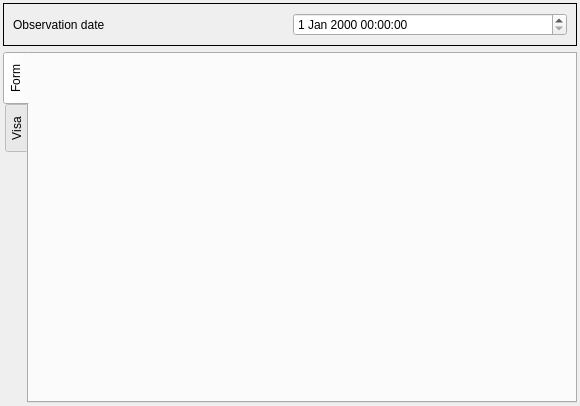
<?xml version="1.0" encoding="UTF-8"?>
<ui version="4.0">
 <class>Form_base3_cs</class>
 <widget class="QWidget" name="Form_base3_cs">
  <property name="geometry">
   <rect>
    <x>0</x>
    <y>0</y>
    <width>580</width>
    <height>406</height>
   </rect>
  </property>
  <property name="contextMenuPolicy">
   <enum>Qt::PreventContextMenu</enum>
  </property>
  <property name="windowTitle">
   <string>Form</string>
  </property>
  <layout class="QVBoxLayout" name="verticalLayout_20">
   <property name="leftMargin">
    <number>3</number>
   </property>
   <property name="topMargin">
    <number>3</number>
   </property>
   <property name="rightMargin">
    <number>3</number>
   </property>
   <property name="bottomMargin">
    <number>3</number>
   </property>
   <item>
    <widget class="QFrame" name="frame_4">
     <property name="frameShape">
      <enum>QFrame::Box</enum>
     </property>
     <layout class="QGridLayout" name="gridLayout_12">
      <item row="0" column="0">
       <widget class="QLabel" name="label_25">
        <property name="text">
         <string>Observation date</string>
        </property>
       </widget>
      </item>
      <item row="0" column="1">
       <widget class="QDateTimeEdit" name="dateTimeEdit_datetimeobservation"/>
      </item>
     </layout>
    </widget>
   </item>
   <item>
    <widget class="QTabWidget" name="tabWidget_formvisa">
     <property name="tabPosition">
      <enum>QTabWidget::West</enum>
     </property>
     <property name="currentIndex">
      <number>0</number>
     </property>
     <widget class="QWidget" name="tab_15">
      <attribute name="title">
       <string comment="intab">Form</string>
      </attribute>
      <layout class="QVBoxLayout" name="verticalLayout_18">
       <property name="leftMargin">
        <number>0</number>
       </property>
       <property name="topMargin">
        <number>0</number>
       </property>
       <property name="rightMargin">
        <number>0</number>
       </property>
       <property name="bottomMargin">
        <number>0</number>
       </property>
       <item>
        <widget class="QStackedWidget" name="stackedWidget_2">
         <property name="currentIndex">
          <number>0</number>
         </property>
         <widget class="QWidget" name="NCA">
          <layout class="QVBoxLayout" name="verticalLayout_3"/>
         </widget>
         <widget class="QWidget" name="NCB">
          <layout class="QVBoxLayout" name="verticalLayout_4">
           <item>
            <widget class="QGroupBox" name="groupBox_2">
             <property name="title">
              <string>Validation</string>
             </property>
             <layout class="QGridLayout" name="gridLayout_5">
              <item row="0" column="0">
               <widget class="QLabel" name="label_11">
                <property name="text">
                 <string>Project manager validation</string>
                </property>
                <property name="wordWrap">
                 <bool>true</bool>
                </property>
               </widget>
              </item>
              <item row="0" column="1">
               <widget class="QComboBox" name="comboBox_acceptation"/>
              </item>
              <item row="1" column="0">
               <widget class="QLabel" name="label_12">
                <property name="text">
                 <string>Target date</string>
                </property>
                <property name="wordWrap">
                 <bool>true</bool>
                </property>
               </widget>
              </item>
              <item row="1" column="1">
               <widget class="QDateEdit" name="dateEdit_datecible">
                <property name="calendarPopup">
                 <bool>true</bool>
                </property>
               </widget>
              </item>
              <item row="2" column="0">
               <widget class="QLabel" name="label_14">
                <property name="text">
                 <string>Person in charge</string>
                </property>
                <property name="wordWrap">
                 <bool>true</bool>
                </property>
               </widget>
              </item>
              <item row="2" column="1">
               <widget class="QFrame" name="frame_choisresp">
                <property name="frameShape">
                 <enum>QFrame::StyledPanel</enum>
                </property>
                <property name="frameShadow">
                 <enum>QFrame::Raised</enum>
                </property>
                <layout class="QVBoxLayout" name="verticalLayout_15"/>
               </widget>
              </item>
              <item row="3" column="0">
               <widget class="QLabel" name="label_13">
                <property name="text">
                 <string>Comments</string>
                </property>
                <property name="wordWrap">
                 <bool>true</bool>
                </property>
               </widget>
              </item>
              <item row="3" column="1">
               <widget class="QTextBrowser" name="textBrowser_ncbobs">
                <property name="readOnly">
                 <bool>false</bool>
                </property>
               </widget>
              </item>
             </layout>
            </widget>
           </item>
          </layout>
         </widget>
         <widget class="QWidget" name="NCC">
          <layout class="QGridLayout" name="gridLayout_9">
           <item row="1" column="1">
            <widget class="QTextBrowser" name="textBrowser_etatverif">
             <property name="readOnly">
              <bool>false</bool>
             </property>
            </widget>
           </item>
           <item row="1" column="0">
            <widget class="QLabel" name="label_16">
             <property name="text">
              <string>Comments</string>
             </property>
            </widget>
           </item>
           <item row="0" column="1">
            <widget class="QComboBox" name="comboBox_etatverif"/>
           </item>
           <item row="0" column="0">
            <widget class="QLabel" name="label_15">
             <property name="text">
              <string>Checked</string>
             </property>
            </widget>
           </item>
          </layout>
         </widget>
         <widget class="QWidget" name="NCD">
          <layout class="QGridLayout" name="gridLayout_8">
           <item row="0" column="0">
            <widget class="QLabel" name="label_18">
             <property name="text">
              <string>Reservation removal</string>
             </property>
             <property name="wordWrap">
              <bool>true</bool>
             </property>
            </widget>
           </item>
           <item row="0" column="1">
            <widget class="QComboBox" name="comboBox_leveres"/>
           </item>
           <item row="1" column="0">
            <widget class="QLabel" name="label_19">
             <property name="text">
              <string>Comments</string>
             </property>
             <property name="wordWrap">
              <bool>true</bool>
             </property>
            </widget>
           </item>
           <item row="1" column="1">
            <widget class="QTextBrowser" name="textBrowser_leveres">
             <property name="readOnly">
              <bool>false</bool>
             </property>
            </widget>
           </item>
          </layout>
         </widget>
         <widget class="QWidget" name="NCE">
          <layout class="QGridLayout" name="gridLayout_11">
           <item row="0" column="0">
            <widget class="QLabel" name="label_20">
             <property name="text">
              <string>Corrective action</string>
             </property>
             <property name="wordWrap">
              <bool>true</bool>
             </property>
            </widget>
           </item>
           <item row="0" column="1">
            <widget class="QComboBox" name="comboBox_actioncorr"/>
           </item>
           <item row="1" column="0">
            <widget class="QLabel" name="label_21">
             <property name="text">
              <string>Comments</string>
             </property>
             <property name="wordWrap">
              <bool>true</bool>
             </property>
            </widget>
           </item>
           <item row="1" column="1">
            <widget class="QTextBrowser" name="textBrowser_actioncorr">
             <property name="readOnly">
              <bool>false</bool>
             </property>
            </widget>
           </item>
          </layout>
         </widget>
         <widget class="QWidget" name="PVA">
          <layout class="QVBoxLayout" name="verticalLayout">
           <item>
            <widget class="QTabWidget" name="tabWidget_pvmisedispo">
             <property name="currentIndex">
              <number>0</number>
             </property>
             <widget class="QWidget" name="tab_17">
              <attribute name="title">
               <string>Comments</string>
              </attribute>
              <layout class="QGridLayout" name="gridLayout_13">
               <item row="0" column="0">
                <widget class="QLabel" name="label_22">
                 <property name="text">
                  <string>Restitution date</string>
                 </property>
                </widget>
               </item>
               <item row="1" column="0">
                <widget class="QLabel" name="label_23">
                 <property name="text">
                  <string>Comments</string>
                 </property>
                </widget>
               </item>
               <item row="1" column="1">
                <widget class="QTextBrowser" name="textBrowser_pva">
                 <property name="readOnly">
                  <bool>false</bool>
                 </property>
                </widget>
               </item>
               <item row="0" column="1">
                <widget class="QDateTimeEdit" name="dateTimeEdit_pva">
                 <property name="calendarPopup">
                  <bool>true</bool>
                 </property>
                </widget>
               </item>
              </layout>
             </widget>
             <widget class="QWidget" name="tab_7">
              <attribute name="title">
               <string>Outgoing society</string>
              </attribute>
              <layout class="QVBoxLayout" name="verticalLayout_23" stretch="1,10">
               <item>
                <widget class="QGroupBox" name="groupBox_10">
                 <property name="title">
                  <string>Delivery</string>
                 </property>
                 <layout class="QGridLayout" name="gridLayout_14" columnstretch="1,10">
                  <item row="0" column="0">
                   <widget class="QLabel" name="label_26">
                    <property name="text">
                     <string>Delivery ref</string>
                    </property>
                   </widget>
                  </item>
                  <item row="0" column="1">
                   <widget class="QFrame" name="frame_entocc_marche">
                    <property name="frameShape">
                     <enum>QFrame::StyledPanel</enum>
                    </property>
                    <property name="frameShadow">
                     <enum>QFrame::Raised</enum>
                    </property>
                    <layout class="QVBoxLayout" name="verticalLayout_13">
                     <property name="leftMargin">
                      <number>0</number>
                     </property>
                     <property name="topMargin">
                      <number>0</number>
                     </property>
                     <property name="rightMargin">
                      <number>0</number>
                     </property>
                     <property name="bottomMargin">
                      <number>0</number>
                     </property>
                    </layout>
                   </widget>
                  </item>
                 </layout>
                </widget>
               </item>
               <item>
                <widget class="QGroupBox" name="groupBox_entocc_sign">
                 <property name="title">
                  <string>Signature</string>
                 </property>
                 <layout class="QVBoxLayout" name="verticalLayout_32"/>
                </widget>
               </item>
              </layout>
             </widget>
             <widget class="QWidget" name="tab_10">
              <attribute name="title">
               <string>Incoming society</string>
              </attribute>
              <layout class="QVBoxLayout" name="verticalLayout_22" stretch="1,10">
               <item>
                <widget class="QGroupBox" name="groupBox_9">
                 <property name="title">
                  <string>Delivery</string>
                 </property>
                 <layout class="QGridLayout" name="gridLayout_6" columnstretch="1,10">
                  <item row="0" column="0">
                   <widget class="QLabel" name="label_24">
                    <property name="text">
                     <string>Delivery ref</string>
                    </property>
                   </widget>
                  </item>
                  <item row="0" column="1">
                   <widget class="QFrame" name="frame_entpren_marche">
                    <property name="frameShape">
                     <enum>QFrame::StyledPanel</enum>
                    </property>
                    <property name="frameShadow">
                     <enum>QFrame::Raised</enum>
                    </property>
                    <layout class="QVBoxLayout" name="verticalLayout_14">
                     <property name="leftMargin">
                      <number>0</number>
                     </property>
                     <property name="topMargin">
                      <number>0</number>
                     </property>
                     <property name="rightMargin">
                      <number>0</number>
                     </property>
                     <property name="bottomMargin">
                      <number>0</number>
                     </property>
                    </layout>
                   </widget>
                  </item>
                 </layout>
                </widget>
               </item>
               <item>
                <widget class="QGroupBox" name="groupBox_entpren_sign">
                 <property name="title">
                  <string>Signature</string>
                 </property>
                 <layout class="QVBoxLayout" name="verticalLayout_27"/>
                </widget>
               </item>
              </layout>
             </widget>
            </widget>
           </item>
          </layout>
         </widget>
         <widget class="QWidget" name="page_4">
          <layout class="QVBoxLayout" name="verticalLayout_7">
           <item>
            <widget class="QScrollArea" name="scrollArea">
             <property name="widgetResizable">
              <bool>true</bool>
             </property>
             <widget class="QWidget" name="scrollAreaWidgetContents">
              <property name="geometry">
               <rect>
                <x>0</x>
                <y>0</y>
                <width>229</width>
                <height>362</height>
               </rect>
              </property>
              <layout class="QVBoxLayout" name="verticalLayout_8">
               <item>
                <widget class="QFrame" name="frame">
                 <property name="frameShape">
                  <enum>QFrame::StyledPanel</enum>
                 </property>
                 <property name="frameShadow">
                  <enum>QFrame::Raised</enum>
                 </property>
                 <layout class="QGridLayout" name="gridLayout_3">
                  <item row="0" column="0">
                   <widget class="QLabel" name="label">
                    <property name="text">
                     <string>Date</string>
                    </property>
                   </widget>
                  </item>
                  <item row="1" column="0">
                   <widget class="QLabel" name="label_5">
                    <property name="text">
                     <string>Urgence</string>
                    </property>
                   </widget>
                  </item>
                  <item row="1" column="1">
                   <widget class="QComboBox" name="comboBox_urgence"/>
                  </item>
                  <item row="0" column="1">
                   <widget class="QDateTimeEdit" name="dateTimeEdit">
                    <property name="calendarPopup">
                     <bool>true</bool>
                    </property>
                   </widget>
                  </item>
                 </layout>
                </widget>
               </item>
               <item>
                <widget class="QStackedWidget" name="stackedWidget">
                 <property name="currentIndex">
                  <number>0</number>
                 </property>
                 <widget class="QWidget" name="page">
                  <layout class="QGridLayout" name="gridLayout" columnstretch="1,5,1">
                   <item row="5" column="0">
                    <widget class="QLabel" name="label_6">
                     <property name="text">
                      <string>Evolution</string>
                     </property>
                    </widget>
                   </item>
                   <item row="1" column="0">
                    <widget class="QLabel" name="label_2">
                     <property name="text">
                      <string>Nombre</string>
                     </property>
                    </widget>
                   </item>
                   <item row="1" column="1">
                    <widget class="QSpinBox" name="spinBox_nombre">
                     <property name="minimum">
                      <number>-1</number>
                     </property>
                    </widget>
                   </item>
                   <item row="3" column="0">
                    <widget class="QLabel" name="label_7">
                     <property name="text">
                      <string>Commentaire</string>
                     </property>
                    </widget>
                   </item>
                   <item row="1" column="2">
                    <widget class="QToolButton" name="toolButton_calc_nb">
                     <property name="text">
                      <string/>
                     </property>
                     <property name="icon">
                      <iconset>
                       <normaloff>:/plugins/Lamia/icons/numpad.png</normaloff>:/plugins/Lamia/icons/numpad.png</iconset>
                     </property>
                    </widget>
                   </item>
                   <item row="3" column="1" colspan="2">
                    <widget class="QTextEdit" name="textEdit_comm">
                     <property name="sizePolicy">
                      <sizepolicy hsizetype="Expanding" vsizetype="Expanding">
                       <horstretch>0</horstretch>
                       <verstretch>0</verstretch>
                      </sizepolicy>
                     </property>
                     <property name="maximumSize">
                      <size>
                       <width>16777215</width>
                       <height>40</height>
                      </size>
                     </property>
                    </widget>
                   </item>
                   <item row="5" column="1" colspan="2">
                    <widget class="QTextEdit" name="textEdit_evolution">
                     <property name="sizePolicy">
                      <sizepolicy hsizetype="Expanding" vsizetype="Expanding">
                       <horstretch>0</horstretch>
                       <verstretch>0</verstretch>
                      </sizepolicy>
                     </property>
                     <property name="maximumSize">
                      <size>
                       <width>16777215</width>
                       <height>40</height>
                      </size>
                     </property>
                    </widget>
                   </item>
                  </layout>
                 </widget>
                 <widget class="QWidget" name="page_2">
                  <layout class="QGridLayout" name="gridLayout_2">
                   <item row="0" column="0">
                    <widget class="QLabel" name="label_3">
                     <property name="text">
                      <string>NOD</string>
                     </property>
                    </widget>
                   </item>
                   <item row="1" column="1">
                    <spacer name="verticalSpacer_2">
                     <property name="orientation">
                      <enum>Qt::Vertical</enum>
                     </property>
                     <property name="sizeHint" stdset="0">
                      <size>
                       <width>20</width>
                       <height>40</height>
                      </size>
                     </property>
                    </spacer>
                   </item>
                  </layout>
                 </widget>
                 <widget class="QWidget" name="page_3">
                  <layout class="QVBoxLayout" name="verticalLayout_2">
                   <item>
                    <widget class="QLabel" name="label_9">
                     <property name="text">
                      <string>Equip</string>
                     </property>
                    </widget>
                   </item>
                  </layout>
                 </widget>
                </widget>
               </item>
               <item>
                <widget class="QGroupBox" name="groupBox">
                 <property name="title">
                  <string>Suite à donner</string>
                 </property>
                 <layout class="QGridLayout" name="gridLayout_4">
                  <item row="1" column="0">
                   <widget class="QLabel" name="label_8">
                    <property name="text">
                     <string>Commentaire</string>
                    </property>
                   </widget>
                  </item>
                  <item row="0" column="0">
                   <widget class="QLabel" name="label_4">
                    <property name="text">
                     <string>Type de suite</string>
                    </property>
                   </widget>
                  </item>
                  <item row="0" column="1">
                   <widget class="QComboBox" name="comboBox_typesuite"/>
                  </item>
                  <item row="1" column="1">
                   <widget class="QTextEdit" name="textEdit_suite">
                    <property name="sizePolicy">
                     <sizepolicy hsizetype="Expanding" vsizetype="Expanding">
                      <horstretch>0</horstretch>
                      <verstretch>0</verstretch>
                     </sizepolicy>
                    </property>
                    <property name="maximumSize">
                     <size>
                      <width>16777215</width>
                      <height>40</height>
                     </size>
                    </property>
                   </widget>
                  </item>
                 </layout>
                </widget>
               </item>
              </layout>
             </widget>
            </widget>
           </item>
          </layout>
         </widget>
        </widget>
       </item>
      </layout>
     </widget>
     <widget class="QWidget" name="tab_16">
      <attribute name="title">
       <string>Visa</string>
      </attribute>
      <layout class="QVBoxLayout" name="verticalLayout_19"/>
     </widget>
    </widget>
   </item>
  </layout>
 </widget>
 <resources/>
 <connections/>
</ui>
